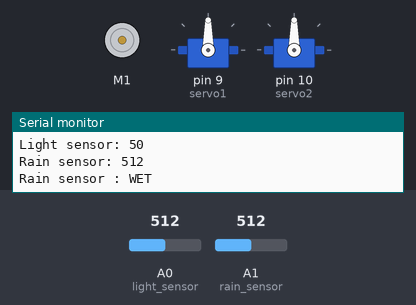
Simulated run of this sketch. Board: Arduino Uno, built with avr-gcc and run on an emulated ATmega328P. Parts: DC motor (green arrow = forward, orange = backward, longer = faster), 2 × servo, the last lines printed to the serial monitor. The test bench sets the inputs (shaded band); at power-on: A1 (rain_sensor) = 512, A0 (light_sensor) = 512. The local clock reads 2024-03-15 10:24:30 at power-on unless the sketch sets it; storage starts empty.

Above: at 2.8 s.
2.9 s: A1 (rain_sensor) set to 11
4.4 s: A1 (rain_sensor) set to 8
At 6.4 s:
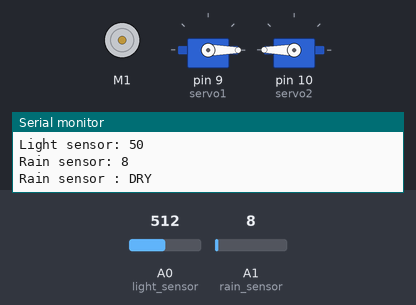
7.4 s: A0 (light_sensor) set to 121
9.2 s: A0 (light_sensor) set to 103
At 10.15 s:
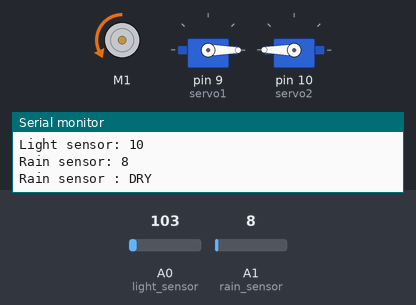
11.8 s: A0 (light_sensor) set to 122
At 12.7 s:
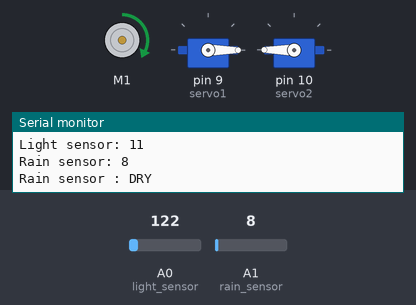
14.4 s: A0 (light_sensor) set to 90
At 16.0 s:
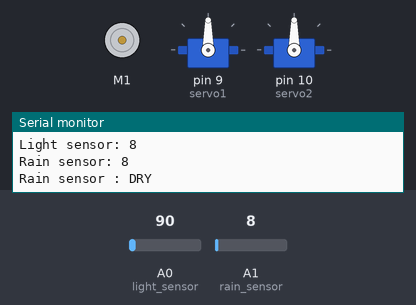
Timing chart, 0 to 17.5 s (numbered marks = the images above; inputs shaded):
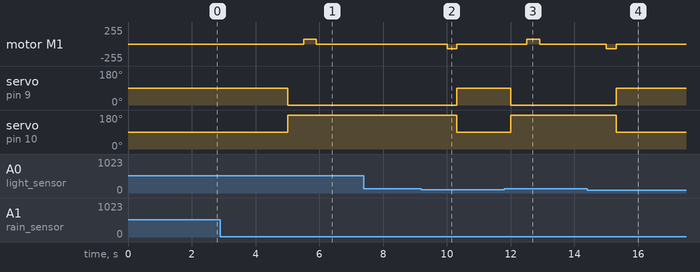

Measured:
- the behaviour switches between 10 and 9 on A1 (rain_sensor) (found by bisection; images 0 and 1)
- the behaviour switches between 113 and 112 on A0 (light_sensor) (found by bisection; images 1 and 2)
- after the input at 4.4 s, motor M1: stopped → forward 70/255 after 1.1 s, → stopped 0.40 s later; servo on pin 9 (servo1): 90° → 0° after 0.61 s; servo on pin 10 (servo2): 90° → 180° after 0.61 s
- after the input at 9.2 s, motor M1: stopped → backward 70/255 after 0.81 s, → stopped 0.30 s later; servo on pin 9 (servo1): 0° → 90° after 1.1 s; servo on pin 10 (servo2): 180° → 90° after 1.1 s
- after the input at 11.8 s, motor M1: stopped → forward 70/255 after 0.71 s, → stopped 0.40 s later; servo on pin 9 (servo1): 90° → 0° after 0.21 s; servo on pin 10 (servo2): 90° → 180° after 0.21 s
- after the input at 14.4 s, motor M1: stopped → backward 70/255 after 0.61 s, → stopped 0.30 s later; servo on pin 9 (servo1): 0° → 90° after 0.91 s; servo on pin 10 (servo2): 180° → 90° after 0.91 s

The sketch:

smart_window.ino
```cpp
#include <AFMotor.h>
#include <Servo.h>
#include "SD.h"
#include <Wire.h>
#include "RTClib.h"

#define LOG_INTERVAL  1000
#define SYNC_INTERVAL 1000
uint32_t syncTime = 0;

// Data logging shield
const int chipSelect = 10;
File logfile;

// RTC
RTC_DS1307 RTC;

// Light sensor
int light_sensor = A0;
int light;

// Rain sensor
int rain_sensor = A1;
int rain;

// DC motor
AF_DCMotor dc_motor(1, MOTOR12_64KHZ);
int motorFlag = 0;

// Servo motor
Servo servo1;
Servo servo2;
int servoFlag = 0;

void setup() {

  Serial.begin(9600);

  initSDcard();

  createFile();

  initRTC();

  logfile.println("millis,stamp,datetime,light,rain");

//  pinMode(capture_D, INPUT);
//  pinMode(rain_sensor, INPUT);

  dc_motor.setSpeed(70);

  servo1.attach(9);
  servo2.attach(10);

}

void loop() {
  DateTime now;
  delay((LOG_INTERVAL - 1) - (millis() % LOG_INTERVAL));

  uint32_t m = millis();
  logfile.print(m);
  logfile.print(", ");

  now = RTC.now();

  logfile.print(now.unixtime());
  logfile.print(", ");
  logfile.print(now.year(), DEC);
  logfile.print("/");
  logfile.print(now.month(), DEC);
  logfile.print("/");
  logfile.print(now.day(), DEC);
  logfile.print(" ");
  logfile.print(now.hour(), DEC);
  logfile.print(":");
  logfile.print(now.minute(), DEC);
  logfile.print(":");
  logfile.print(now.second(), DEC);

  int raw_light = analogRead(light_sensor);
  int light = map(raw_light, 0, 1023, 0, 100);

  int rain = analogRead(rain_sensor);

  logfile.print(", ");
  logfile.print(light);
  logfile.print(", ");
  logfile.println(rain);

  Serial.print("Light sensor: ");
  Serial.println(light);
  Serial.print("Rain sensor: ");
  Serial.println(rain);

   if(rain < 10) {
      Serial.println("Rain sensor : DRY");
      if (light > 10){
        openWindow();
        delay(500);
        if (motorFlag == 0){
          openCurtain();
          stopCurtain();
          motorFlag++;
        }
      }else{
        if (motorFlag == 1){
          closeCurtain();
          stopCurtain();
          motorFlag--;
        }
        closeWindow();
        delay(500);
      }
   }else{
      Serial.println("Rain sensor : WET");
      closeWindow();
      delay(500);
   }

   if ((millis() - syncTime) < SYNC_INTERVAL) return;
   syncTime = millis();

   logfile.flush();
}

void openWindow() {
  servo1.write(0);
  servo2.write(180);
}

void closeWindow() {
  servo1.write(90);
  servo2.write(90);
}

void openCurtain() {
  dc_motor.run(FORWARD);
  delay(400);
}

void closeCurtain() {
  dc_motor.run(BACKWARD);
  delay(300);
}

void stopCurtain() {
  dc_motor.run(RELEASE);
}

void error(char const *str)
{
  Serial.print("error: ");
  Serial.println(str);

  while (1);
}

void initSDcard()
{
  Serial.print("Initializing SD card...");
  pinMode(10, OUTPUT);
  if (!SD.begin(chipSelect)) {
    Serial.println("Card failed, or not present");
    return;
  }
  Serial.println("card initialized.");

}

void createFile()
{
  char filename[] = "MLOG00.CSV";
  for (uint8_t i = 0; i < 100; i++) {
    filename[4] = i / 10 + '0';
    filename[5] = i % 10 + '0';
    if (! SD.exists(filename)) {
      logfile = SD.open(filename, FILE_WRITE);
      break;
    }
  }

  if (! logfile) {
    error("Couldnt create file");
  }

  Serial.print("Logging to: ");
  Serial.println(filename);
}

void initRTC()
{
  Wire.begin();
  if (!RTC.begin()) {
    logfile.println("RTC failed");
    Serial.println("RTC failed");
  }
}
```
